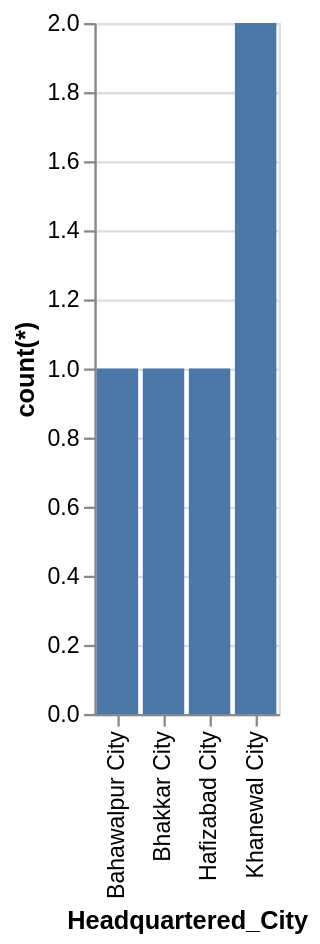

Specify this chart in Vega-Lite:
### Vega-Lite specification from a JSON file in a GitHub repository (floating-point values rounded to 4 significant figures)
{"data": {"values": [{"x_data": "Bahawalpur City", "y_data": 1}, {"x_data": "Bhakkar City", "y_data": 1}, {"x_data": "Hafizabad City", "y_data": 1}, {"x_data": "Khanewal City", "y_data": 2}]}, "mark": "bar", "encoding": {"x": {"field": "x_data", "type": "nominal", "title": "Headquartered_City", "sort": "ascending"}, "y": {"field": "y_data", "type": "quantitative", "title": "count(*)"}}}
